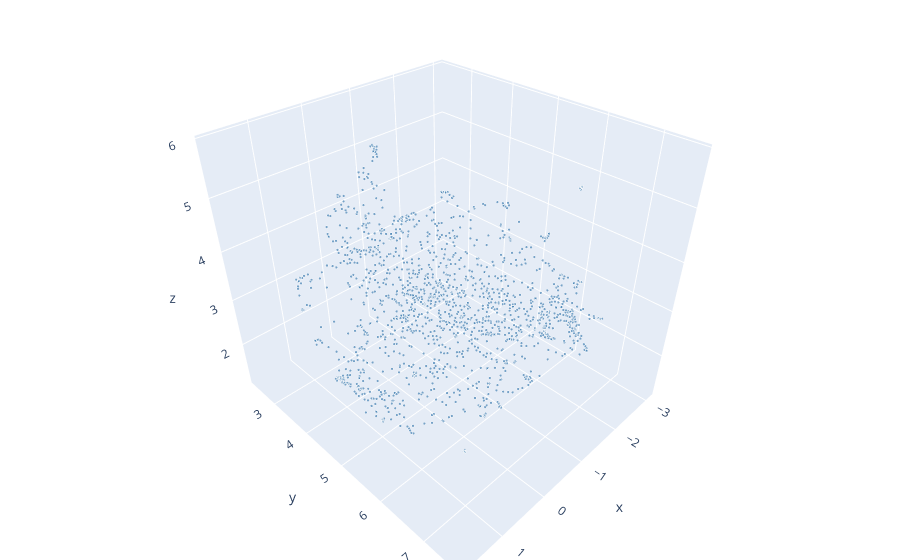

This figure's notebook cell:
### Markdown cell above
1. The more frequently used and specific words, like river or played, gave clean semantic neighborhoods. The context with these words are consistent so the embeddings are well defined. The broader words, like good, have looser neighborhoods because their context is more varied. Between was the noisiest as it is used in many contexts. A rare word would be noisier because it only appears in a few windows, getiing fewer gradient updates and staying more random. The neighbors do not reflect meaning as much as just sampling noise.

### Code cell
plot_embeddings(umap3, plot_words)

### Figure 1 — Plotly figure (JSON) as saved in the notebook; plotly's stock layout.template omitted (floating-point values rounded to 4 significant figures; data arrays with more than 128 entries replaced by an {"elided": "..."} marker saying what was removed)
{"data": [{"hoverinfo": "text", "marker": {"color": {"elided": "1500 str values"}, "size": {"elided": "1500 int values"}}, "mode": "markers", "text": {"elided": "1500 str values"}, "type": "scatter3d", "x": {"elided": "1500 float values"}, "y": {"elided": "1500 float values"}, "z": {"elided": "1500 float values"}}], "layout": {"margin": {"b": 0, "l": 0, "r": 0, "t": 0}}}
